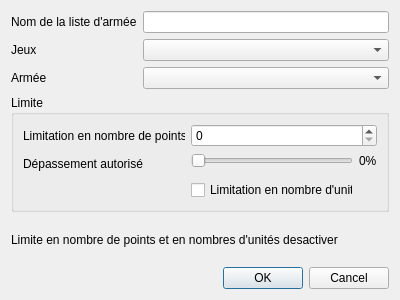
<?xml version="1.0" encoding="UTF-8"?>
<ui version="4.0">
 <class>Nouveau</class>
 <widget class="QDialog" name="Nouveau">
  <property name="geometry">
   <rect>
    <x>752</x>
    <y>351</y>
    <width>400</width>
    <height>300</height>
   </rect>
  </property>
  <property name="minimumSize">
   <size>
    <width>400</width>
    <height>300</height>
   </size>
  </property>
  <property name="maximumSize">
   <size>
    <width>400</width>
    <height>300</height>
   </size>
  </property>
  <property name="windowTitle">
   <string>Nouvelle List d'armée</string>
  </property>
  <layout class="QGridLayout" name="gridLayout">
   <item row="0" column="0">
    <widget class="QLabel" name="l_nom">
     <property name="text">
      <string>Nom de la liste d'armée</string>
     </property>
    </widget>
   </item>
   <item row="0" column="1">
    <widget class="QLineEdit" name="w_nom"/>
   </item>
   <item row="1" column="0">
    <widget class="QLabel" name="l_jeux">
     <property name="text">
      <string>Jeux</string>
     </property>
    </widget>
   </item>
   <item row="1" column="1">
    <widget class="QComboBox" name="w_jeux"/>
   </item>
   <item row="2" column="0">
    <widget class="QLabel" name="l_armee">
     <property name="text">
      <string>Armée</string>
     </property>
    </widget>
   </item>
   <item row="2" column="1">
    <widget class="QComboBox" name="w_armee"/>
   </item>
   <item row="3" column="0" colspan="2">
    <widget class="QGroupBox" name="w_limite">
     <property name="title">
      <string>Limite</string>
     </property>
     <property name="checkable">
      <bool>false</bool>
     </property>
     <property name="checked">
      <bool>false</bool>
     </property>
     <layout class="QGridLayout" name="gridLayout_2">
      <item row="0" column="0">
       <widget class="QLabel" name="l_nombre">
        <property name="text">
         <string>Limitation en nombre de points</string>
        </property>
       </widget>
      </item>
      <item row="0" column="1" colspan="2">
       <widget class="QSpinBox" name="w_nombre">
        <property name="maximum">
         <number>99999</number>
        </property>
       </widget>
      </item>
      <item row="1" column="0" rowspan="2">
       <widget class="QLabel" name="label">
        <property name="text">
         <string>Dépassement autorisé</string>
        </property>
       </widget>
      </item>
      <item row="1" column="1">
       <widget class="QSlider" name="horizontalSlider">
        <property name="enabled">
         <bool>false</bool>
        </property>
        <property name="maximum">
         <number>100</number>
        </property>
        <property name="orientation">
         <enum>Qt::Horizontal</enum>
        </property>
       </widget>
      </item>
      <item row="3" column="1">
       <widget class="QCheckBox" name="w_nb">
        <property name="text">
         <string>Limitation en nombre d'unité</string>
        </property>
       </widget>
      </item>
      <item row="1" column="2">
       <widget class="QLabel" name="label_2">
        <property name="text">
         <string>0%</string>
        </property>
       </widget>
      </item>
     </layout>
    </widget>
   </item>
   <item row="4" column="0" colspan="2">
    <widget class="QLabel" name="l_info">
     <property name="text">
      <string>Limite en nombre de points et en nombres d'unités desactiver</string>
     </property>
    </widget>
   </item>
   <item row="5" column="0" colspan="2">
    <widget class="QDialogButtonBox" name="buttonBox">
     <property name="orientation">
      <enum>Qt::Horizontal</enum>
     </property>
     <property name="standardButtons">
      <set>QDialogButtonBox::Cancel|QDialogButtonBox::Ok</set>
     </property>
    </widget>
   </item>
  </layout>
 </widget>
 <resources/>
 <connections>
  <connection>
   <sender>buttonBox</sender>
   <signal>accepted()</signal>
   <receiver>Nouveau</receiver>
   <slot>accept()</slot>
   <hints>
    <hint type="sourcelabel">
     <x>248</x>
     <y>254</y>
    </hint>
    <hint type="destinationlabel">
     <x>157</x>
     <y>274</y>
    </hint>
   </hints>
  </connection>
  <connection>
   <sender>buttonBox</sender>
   <signal>rejected()</signal>
   <receiver>Nouveau</receiver>
   <slot>reject()</slot>
   <hints>
    <hint type="sourcelabel">
     <x>316</x>
     <y>260</y>
    </hint>
    <hint type="destinationlabel">
     <x>286</x>
     <y>274</y>
    </hint>
   </hints>
  </connection>
 </connections>
</ui>
